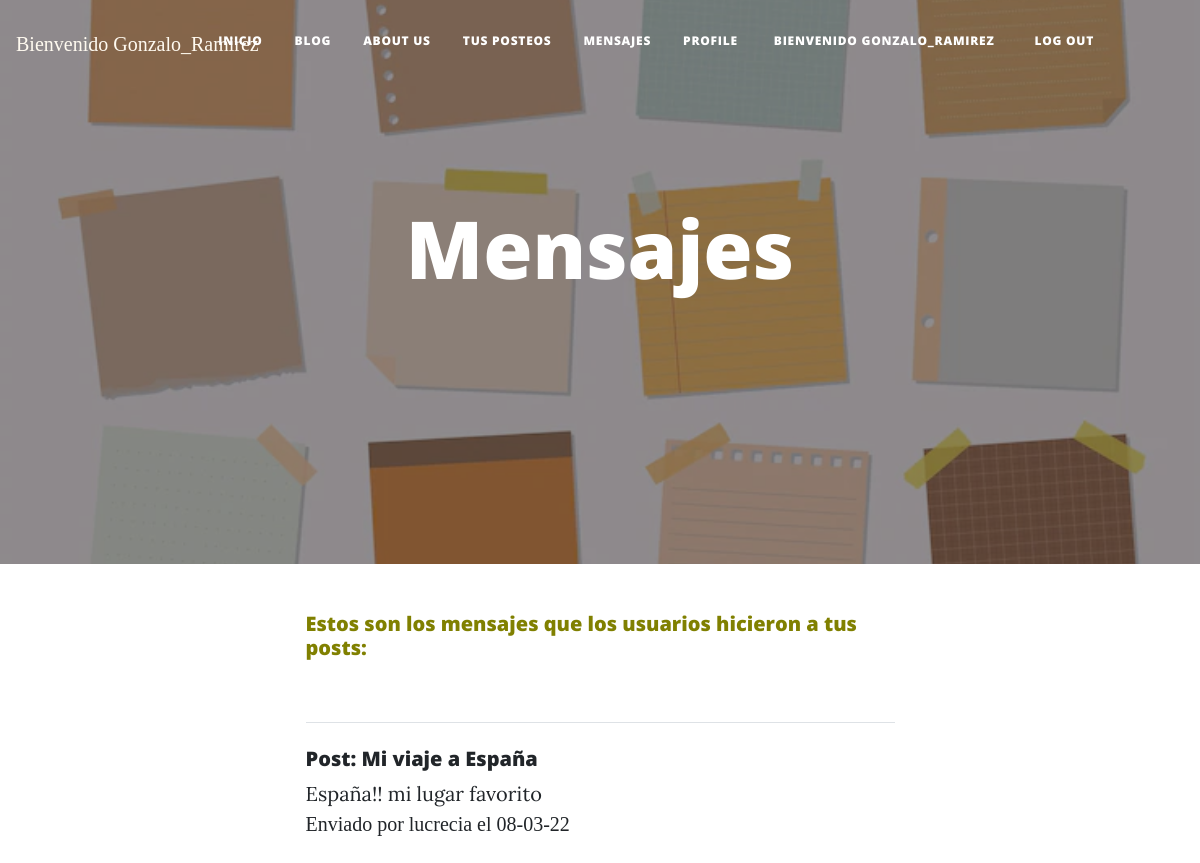
Screenshot of /AppViajes/mensajes/ (signed in) with the database file from the repository.
### AppViajes/models.py (models this page shows, shortened)
class Mensaje(models.Model):
    id=models.AutoField(primary_key= True)
    autor_mensaje=models.ForeignKey(User, on_delete=models.CASCADE)
    mensaje=RichTextField()
    dirigido_a=models.ForeignKey(Post, on_delete=models.CASCADE)
    fecha_creacion_mensaje=models.DateField('Fecha de creación', auto_now=False, auto_now_add=True)

class Post(models.Model):
    id=models.AutoField(primary_key= True)
    titulo=models.CharField('Titulo',max_length=50,null= False, blank= False)
    subtitulo=models.CharField('Subtitulo',max_length=30)
    slug=models.CharField('Slug',max_length=100,null= False, blank= False)
    contenido=RichTextField()
    autor=models.ForeignKey(User, on_delete=models.CASCADE)
    fecha_creacion=models.DateField('Fecha de creación', auto_now=False, auto_now_add=True)
    def __str__(self):
        return self.titulo

### AppViajes/views.py (the view)
# urls.py: path('mensajes/',detallemensajes.as_view() ,name="Mensajes"),
class detallemensajes(ListView):
    model = Mensaje
    template_name = 'AppViajes/mensajes.html'
    def get(self, request, *args, **kwargs):
        self.queryset = Mensaje.objects.filter(dirigido_a__autor=request.user).order_by('-fecha_creacion_mensaje')
        self.object_list = self.get_queryset()
        context = self.get_context_data()
        return self.render_to_response(context)

### templates/AppViajes/mensajes.html (shortened to what this page needs)
{% extends 'AppViajes/index.html'%}
{% load static %}
{% block titulo_principal%}
Mensajes
{% endblock titulo_principal %}
{% block imagen %}
{% static 'AppViajes/assets/img/mensajes.webp'%}
{% endblock imagen %}
{%block contenido%}
{% if object_list %}
<h5 style="color:#808000">Estos son los mensajes que los usuarios hicieron a tus posts:</h5>
    {% for mensaje in object_list %}
    <hr class="my-4" />
    <h5>Post: {{mensaje.dirigido_a}}</h5>
    {{mensaje.mensaje |safe}}
    <FONT FACE="Ink free">Enviado por {{mensaje.autor_mensaje}} el {{mensaje.fecha_creacion_mensaje|date:"d-m-y"}}</FONT>
    {% endfor %}
{% else %}
    <h3>No hay mensajes registrados en sus posts.</h3>
{% endif %}
{%endblock contenido%}

### templates/AppViajes/index.html (shortened to what this page needs)
{% load static %}
<!DOCTYPE html>
<html lang="en">
    <head>
        <link href="{%static 'AppViajes/css/styles.css' %}" rel="stylesheet" />
    </head>
    <body>
      {% if request.user.is_authenticated %}
        <nav class="navbar-brand" id="mainNav">
            <FONT FACE="Ink free"><class="nav-item mx-0 mx-lg-1"><a class="nav-link px-lg-3 py-3 py-lg-4" style="color:#FFFAF0" >Bienvenido {{user.username}} </a></FONT>
        {% endif %}
        <nav class="navbar navbar-expand-lg navbar-light" id="mainNav">
            <div class="container px-4 px-lg-5">
                <div class="collapse navbar-collapse" id="navbarResponsive">
                    <ul class="navbar-nav ms-auto py-4 py-lg-0">
                        <li class="nav-item"><a class="nav-link px-lg-3 py-3 py-lg-4" href="{% url 'AppViajes:Inicio' %}">Inicio</a></li>
                        <li class="nav-item"><a class="nav-link px-lg-3 py-3 py-lg-4" href="{% url 'AppViajes:Pages' %}">Blog</a></li>
                        <li class="nav-item"><a class="nav-link px-lg-3 py-3 py-lg-4" href="{% url 'AppViajes:About' %}">About us</a></li>
                        {% if request.user.is_authenticated %}
                        <li class="nav-item"><a class="nav-link px-lg-3 py-3 py-lg-4" href="{% url 'AppViajes:listar_post' %}">Tus Posteos</a></li>
                        <li class="nav-item"><a class="nav-link px-lg-3 py-3 py-lg-4" href="{% url 'AppViajes:Mensajes' %}">Mensajes</a></li>
                        <li class="nav-item"><a class="nav-link px-lg-3 py-3 py-lg-4" href="{% url 'AppViajes:profile_view' %}">Profile</a></li>
                        <li class="nav-item mx-0 mx-lg-1"><a class="nav-link px-lg-3 py-3 py-lg-4"> Bienvenido {{user.username}} </a> </li>
                        <li class="nav-item mx-0 mx-lg-1"><a class="nav-link px-lg-3 py-3 py-lg-4" href="{% url 'AppViajes:Logout' %}">Log out</a></li>
                        {% endif %}
                    </ul>
                </div>
            </div>
        </nav>
    </nav>
        <header class="masthead" style="background-image: url({% block imagen %}{% static 'AppViajes/assets/img/fondo.jpg'%}{% endblock imagen %})">
            <div class="container position-relative px-4 px-lg-5">
                <div class="row gx-4 gx-lg-5 justify-content-center">
                    <div class="col-md-10 col-lg-8 col-xl-7">
                        <div class="site-heading">
                            <h1>{% block titulo_principal%}{% endblock titulo_principal%}
                        </div>
                    </div>
                </div>
            </div>
            <br>
            <br>
        </header>
        <div class="container px-4 px-lg-5">
            <div class="row gx-4 gx-lg-5 justify-content-center">
                <div class="col-md-10 col-lg-8 col-xl-7">
                        {%block contenido%}{%endblock contenido%}
                </div>
            </div>
        </div>
     </body>

### rows the page displays
Mensaje: dirigido_a "Mi viaje a España", mensaje "España!! mi lugar favorito", autor_mensaje "lucrecia", fecha_creacion_mensaje "08-03-22"

### other values shown
{{ user.username }} "Gonzalo_Ramirez"
{{ user.username }} "GONZALO_RAMIREZ"
